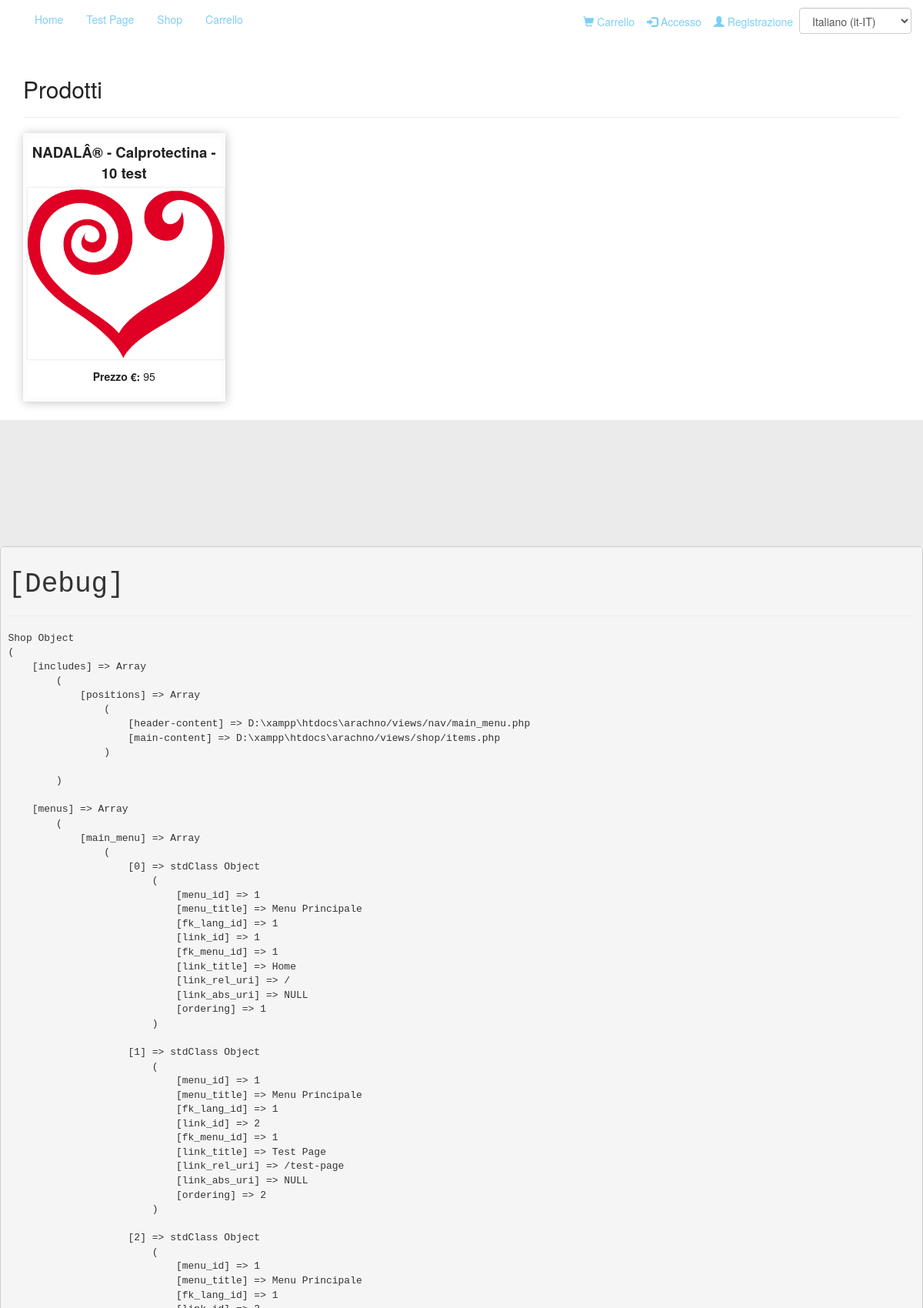
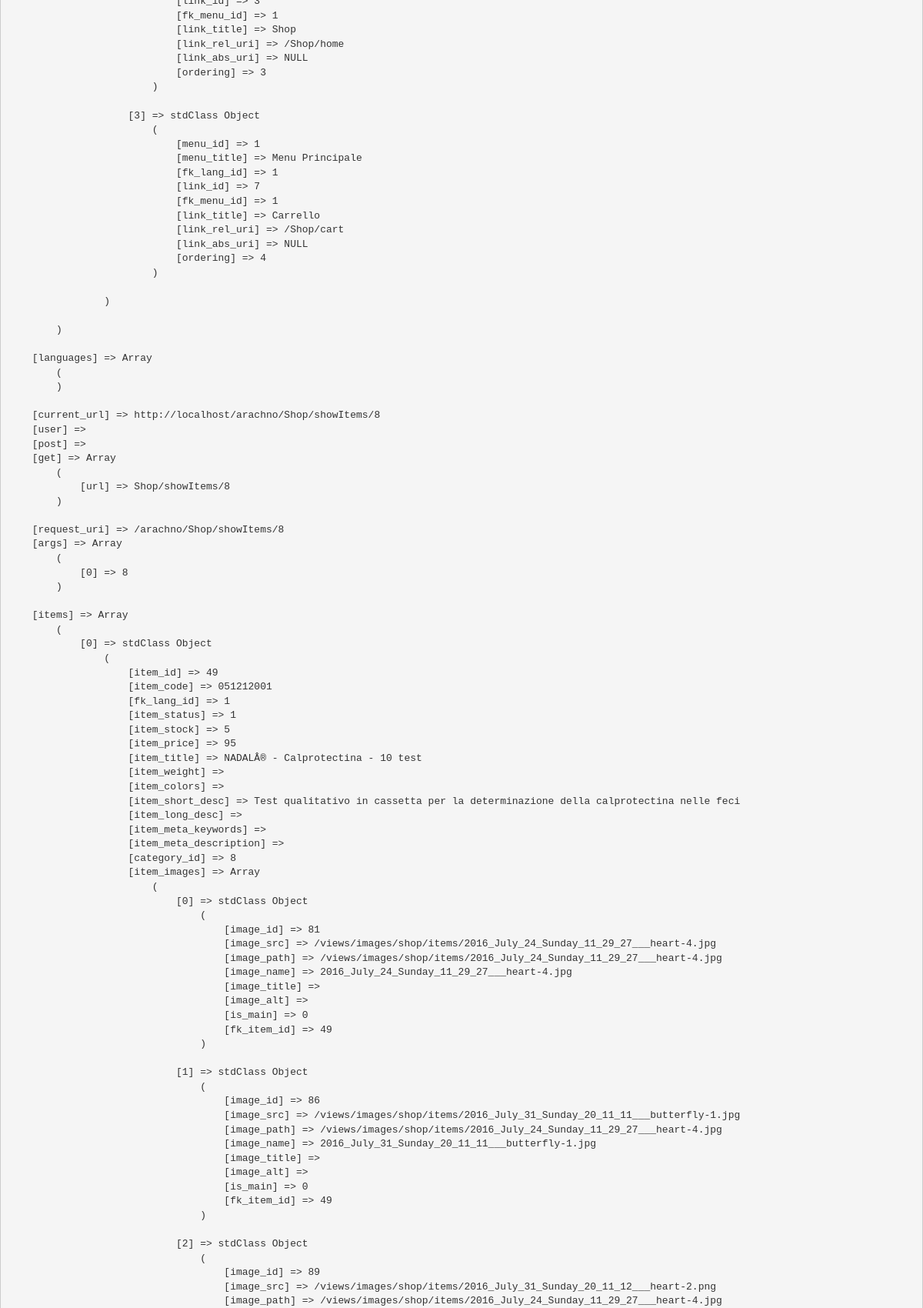
The app's page /Shop/showItems/8 (upper part) with its own data (2 pictures, top to bottom).
### tables this page shows
CREATE TABLE `acms_menus` (
  `menu_id` int(11) NOT NULL,
  `menu_title` varchar(100) NOT NULL,
  `fk_lang_id` int(11) NOT NULL
);

CREATE TABLE `acms_menus_links` (
  `link_id` int(11) NOT NULL,
  `fk_menu_id` int(11) NOT NULL,
  `link_title` varchar(100) NOT NULL,
  `link_rel_uri` varchar(150) NOT NULL,
  `link_abs_uri` varchar(200) NOT NULL,
  `fk_lang_id` int(11) NOT NULL,
  `ordering` int(11) DEFAULT NULL
);

CREATE TABLE `acms_items_has_categories` (
  `item_id` int(11) NOT NULL,
  `category_id` int(11) NOT NULL
);

CREATE TABLE `acms_shop_items` (
  `item_id` int(11) NOT NULL,
  `item_code` varchar(45) DEFAULT NULL,
  `fk_lang_id` int(11) NOT NULL,
  `item_status` tinyint(1) DEFAULT '0',
  `item_stock` int(11) DEFAULT NULL,
  `item_price` float DEFAULT NULL,
  `item_title` varchar(100) DEFAULT NULL,
  `item_weight` varchar(45) DEFAULT NULL,
  `item_colors` varchar(45) DEFAULT NULL,
  `item_short_desc` varchar(100) DEFAULT NULL,
  `item_long_desc` text,
  `item_meta_keywords` varchar(150) DEFAULT NULL,
  `item_meta_description` varchar(150) DEFAULT NULL
);

CREATE TABLE `acms_shop_items_images` (
  `image_id` int(11) NOT NULL,
  `image_src` varchar(256) DEFAULT NULL,
  `image_path` varchar(256) DEFAULT NULL,
  `image_name` varchar(100) DEFAULT NULL,
  `image_title` varchar(100) DEFAULT NULL,
  `image_alt` varchar(100) DEFAULT NULL,
  `is_main` tinyint(1) DEFAULT '0',
  `fk_item_id` int(11) NOT NULL
);

### controllers/Shop.php (called while the page is built, shortened)
<?php
class Shop extends Controller
{
    public function showItems($args)
    {
        $this->menus["main_menu"] = $this->getModel('MenuModel')->selectMenuDataById(1);
        $shop_model = $this->getModel('ShopModel');
        if( isset($args[0]) && is_numeric($args[0]) ){
            $this->items = $shop_model->getItemsByCategory($args[0], TRUE, Lang::$lang_id);
        }else{
            $this->items = $shop_model->getItems(Lang::$lang_id);
        }
        $this->getView('pages/page_default');
    }
}

### index.php (called while the page is built, shortened)
<?php
require_once(__DIR__.'/Config.php');
require_once(Config::$abs_path.'/libs/php/Session.php');
require_once(Config::$abs_path.'/libs/php/Database.php');
require_once(Config::$abs_path.'/controllers/Controller.php');
(new App());

### libs/php/Database.php (called while the page is built, shortened)
<?php
class Database
{
    public $mysqli;
    public $results;
    public function __construct()
    {
        $this->mysqli = new mysqli( Config::$db_host, Config::$db_user, Config::$db_pass, Config::$db_name);
    }
    public function queryExec($query='')
    {
        $_query = str_replace("#_", Config::$db_prefix, $query);
        if (!$this->results = $this->mysqli->query($_query)) {
            echo "<b>Database() say: </b>query problems<br>";
            echo "Query: " . $_query . "<br>";
            echo "Errno: " . $this->mysqli->errno . "<br>";
            echo "Error: " . $this->mysqli->error . "<br>";
            exit;
        }
        return $this->results;
    }
}

### models/MenuModel.php (called while the page is built)
<?php
class MenuModel extends Model
{
    public function selectMenuDataById($menu_id = 0)
    {
        $query =
            "SELECT * "
          . "FROM #_menus "
          . "LEFT JOIN #_menus_links ON #_menus_links.fk_menu_id = $menu_id "
          . "WHERE #_menus.menu_id = $menu_id "
          . "ORDER BY `ordering` ";
        $this->results = $this->queryExec($query);
        $data = array();
        while ($obj = $this->results->fetch_object()){
            array_push($data, $obj);
        }
        return $data;
    }
}

### libs/php/Session.php (called while the page is built, shortened)
<?php
class Session
{
    public static function get($key)
    {
        if (isset($_SESSION[$key]))
        {
            return $_SESSION[$key];
        }else{
            return FALSE;
        }
    }
}

### models/ShopModel.php (called while the page is built, shortened)
<?php
class ShopModel extends Model
{
    function getItemsByCategory($category_id, $status=NULL, $lang_id=NULL)
    {
        $query =
           "SELECT * FROM #_shop_items
            JOIN #_items_has_categories ON #_shop_items.item_id = #_items_has_categories.item_id
            WHERE #_items_has_categories.category_id = '$category_id' ";
        if($lang_id!==NULL){
            $query .= "AND #_shop_items.fk_lang_id = '$lang_id' ";
        }
        if($status!==NULL){
            $query .= "AND #_shop_items.item_status = '$status' ";
        }
        $this->results = $this->queryExec($query);
        $data = array();
        while($item_obj = $this->results->fetch_object()){
            array_push($data, $item_obj);
        }
        foreach($data as $item_obj){
            $query_images = "SELECT * FROM #_shop_items_images WHERE #_shop_items_images.fk_item_id = '$item_obj->item_id'";
            $item_images_results = $this->queryExec($query_images);
        }
        if(!$this->results){
            return FALSE;
        }else{
            return $data;
        }
    }
}

### views/shop/items.php (the view)
<div class="container-fluid items">
    <h2><?=Lang::$products?></h2>
    <hr/>
    <div class="items_list">
        <div class="row">
        <?php if(count($this->items) > 0):?>
            <?php foreach($this->items as $curr_item):?>
                <div class="col-xs-12 col-sm-6 col-md-4 col-lg-3 current_item_wrapper">
                    <div class="current_item">
                        <a href="<?=Config::$web_path?>/Shop/showItem/<?=$curr_item->item_id;?>">
                            <div class="current_item_title">
                                <?=$curr_item->item_title;?>
                            </div>
                            <div class="current_item_image">
                                <?php foreach($curr_item->item_images as $curr_img_key => $curr_img_obj):?>
                                    <?php if($curr_img_obj->is_main):?>
                                        <img src="<?=Config::$web_path . $curr_item->item_images[$curr_img_key]->image_src;?>" alt="<?=$curr_item->item_images[$curr_img_key]->image_alt;?>" title="<?=$curr_item->item_images[$curr_img_key]->image_title;?>" />
                                    <?php endif;?>
                                <?php endforeach;?>
                            </div>
                            <div class="current_item_price">
                                <label><?=Lang::$item_price?>: </label>
                                <?=$curr_item->item_price;?>
                            </div>
                        </a>
                    </div>
                </div>
            <?php endforeach;?>
        <?php endif;?>
        </div>
    </div>
</div>

### views/nav/main_menu.php
<div class="main_menu">
    <div class="main_menu_wrapper">
        <?php if(isset($this->menus["main_menu"])): ?>
                <div id="navbar" class="navbar-collapse collapse">
                    <ul class="nav navbar-nav">
                    <?php foreach($this->menus["main_menu"] as $menu_link): ?>
                        <?php
                            $uri = Config::$web_path;
                            if(isset($menu_link->link_rel_uri)){
                                $uri.=$menu_link->link_rel_uri;
                            }else if(isset($menu_link->link_abs_uri)){
                                $uri.=$menu_link->link_abs_uri;
                            }
                        ?>
                        <li>
                            <a
                                href = "<?=$uri?>"
                                target = "_self"
                                title= "<?=$menu_link->link_title?>"
                                alt  = "<?=$menu_link->link_title?>"
                            >
                                <?=$menu_link->link_title?>
                            </a>
                        </li>
                    <?php endforeach; ?>
                    </ul>
                    <ul class="nav navbar-nav navbar-right">
                        <?php if(Session::get("auth") === 1 || Session::get("auth") === TRUE): ?>
                            <li>
                                <p style="margin: 18px 8px auto 8px;">
                                    <?=Lang::$hello . " <strong><i>" . Session::get("user_data")["user_name"] . "</i></strong>";?>
                                </p>
                            </li>
                            <li>
                                <p style="margin: 18px 8px auto 8px;">
                                    <a href="<?=Config::$web_path?>/User/logout">
                                        <span class="glyphicon glyphicon-log-out"></span>
                                        <?=Lang::$logout;?>
                                    </a>
                                </p>
                            </li>
                        <?php else: ?>
                            <li>
                                <p style="margin: 18px 8px auto 8px;">
                                    <a href="<?=Config::$web_path;?>/Shop/cart">
                                        <span class="glyphicon glyphicon-shopping-cart"></span>
                                        <?=Lang::$cart;?>
                                    </a>
                                </p>
                            </li>
                            <li>
                                <p style="margin: 18px 8px auto 8px;">
                                    <a href="<?=Config::$web_path;?>/User/login/redirect/User/login">
                                        <span class="glyphicon glyphicon-log-in"></span>
                                        <?=Lang::$login;?>
                                    </a>
                                </p>
                            </li>
                            <li>
                                <p style="margin: 18px 8px auto 8px;">
                                    <a href="<?=Config::$web_path;?>/User/register">
                                        <span class="glyphicon glyphicon-user"></span>
                                        <?=Lang::$register;?>
                                    </a>
                                </p>
                            </li>
                        <?php endif; ?>
                        <li>
                            <p>
                                <?php include(__DIR__ . '/lang_menu.php');?>
                            </p>
                        </li>
                    </ul>
                </div>
        <?php endif;?>
    </div>
</div>

### css/app_style.css (style rules this page uses)
a, a:hover, a:focus, a:visited { text-decoration: none; }

### themes/diatechshop/css/theme.css (style rules this page uses)
html, body { color: #222; }
a { color: #7ecff4; }

### themes/diatechshop/css/theme_shop.css (style rules this page uses)
.items .current_item { width: 100%; border: 6px solid #fcfcfc; box-shadow: 1px 1px 12px #c2c2c2; }
.items .current_item a { text-decoration: none; color: #222; }
.items .current_item_title { padding: 6px 3px 6px 3px; font-size: 14pt; font-weight: bold; text-align: center; }
.items .current_item_image { width: 100%; text-align: center; }
.items .current_item_image img { width: auto; max-width: 256px; height: auto; max-height: 256px; box-shadow: 0px 0px 2px #ccc; }
.items .current_item_price { padding: 12px 3px 12px 3px; text-align: center; }

### records on screen
acms_menus: acms_menus_links.link_title "Home", acms_menus_links.link_title "Test Page", acms_menus_links.link_title "Shop", acms_menus_links.link_title "Carrello"
acms_items_has_categories: item.item_title "NADALÂ® - Calprotectina - 10 test", item.item_price "95"
acms_shop_items_images: image_src (picture)

### other values on screen
Lang::$cart "Carrello"
Lang::$login "Accesso"
Lang::$register "Registrazione"
Lang::$products "Prodotti"
